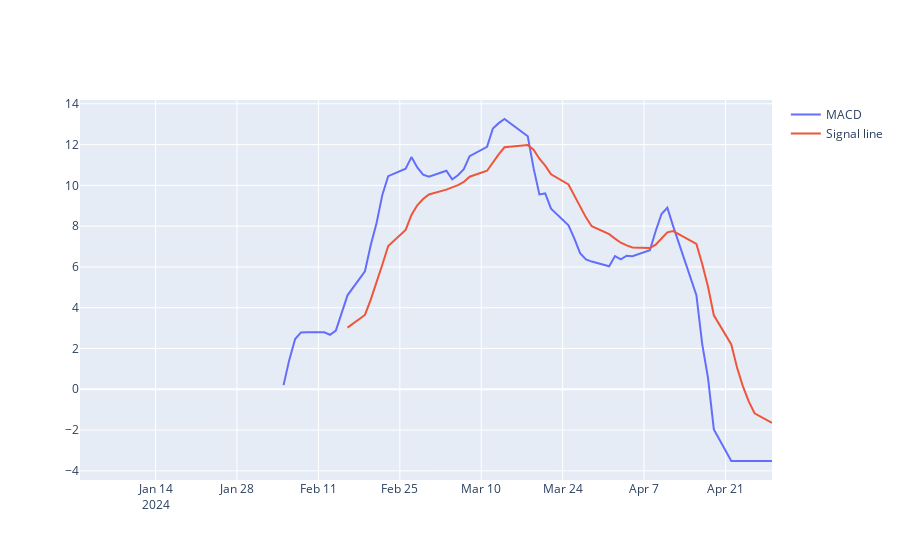

The notebook cell saved with this chart:
### Code cell
df['MACD'] = pd.Series(EMA_12 - EMA_26)
df['MACD_signal'] = pd.Series(df.MACD.ewm(span=9, min_periods=9).mean())

fig = make_subplots(rows=1, cols=1)
fig.add_trace(go.Scatter(x=df.index, y=df['MACD'], name='MACD'))
fig.add_trace(go.Scatter(x=df.index, y=df['MACD_signal'], name='Signal line'))
fig.show()
